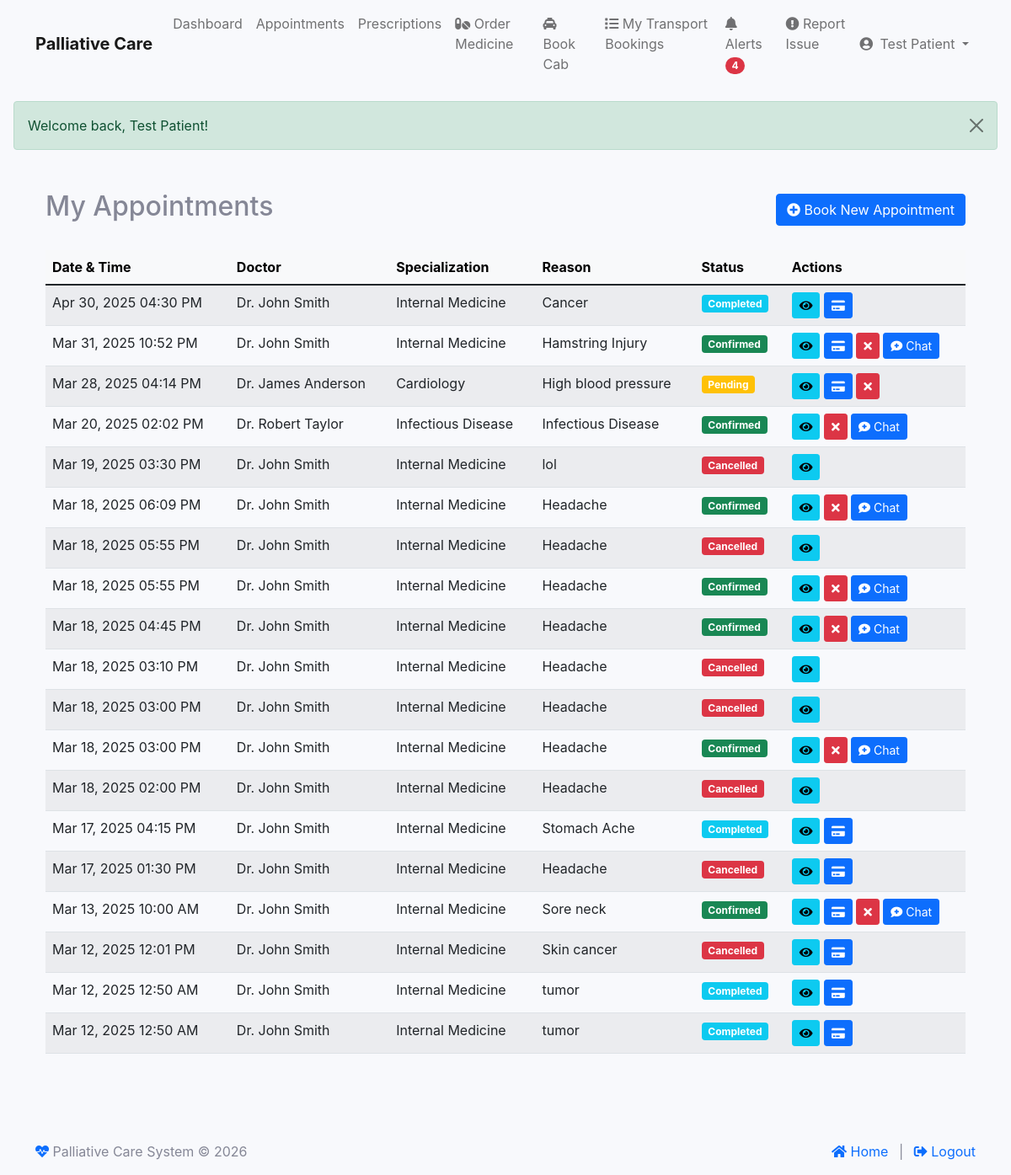
Page /index.php?module=patient&action=appointments (signed in) on the committed database.
### tables this page shows
CREATE TABLE IF NOT EXISTS `appointments` (
  `id` int NOT NULL AUTO_INCREMENT,
  `patient_id` int NOT NULL,
  `doctor_id` int NOT NULL,
  `appointment_date` datetime NOT NULL,
  `reason` text,
  `status` enum('pending','confirmed','cancelled','completed') DEFAULT 'pending',
  `notes` text,
  `created_at` timestamp NULL DEFAULT CURRENT_TIMESTAMP,
  `updated_at` timestamp NULL DEFAULT CURRENT_TIMESTAMP ON UPDATE CURRENT_TIMESTAMP,
  `payment_status` enum('pending','paid','failed','refunded') DEFAULT 'pending',
  `reminder_sent` tinyint(1) DEFAULT '0',
  `reminder_sent_at` datetime DEFAULT NULL,
  PRIMARY KEY (`id`),
  KEY `patient_id` (`patient_id`),
  KEY `doctor_id` (`doctor_id`),
  KEY `idx_appointment_date` (`appointment_date`)
);

CREATE TABLE IF NOT EXISTS `doctors` (
  `id` int NOT NULL AUTO_INCREMENT,
  `user_id` int NOT NULL,
  `name` varchar(255) NOT NULL,
  `email` varchar(255) NOT NULL,
  `phone` varchar(20) DEFAULT NULL,
  `specialization` varchar(255) DEFAULT NULL,
  `qualification` varchar(255) DEFAULT NULL,
  `experience_years` int DEFAULT NULL,
  `license_number` varchar(50) DEFAULT NULL,
  `availability_status` enum('available','unavailable') DEFAULT 'available',
  `consultation_fee` decimal(10,2) DEFAULT NULL,
  `created_at` timestamp NULL DEFAULT CURRENT_TIMESTAMP,
  `updated_at` timestamp NULL DEFAULT CURRENT_TIMESTAMP ON UPDATE CURRENT_TIMESTAMP,
  `profile_image` varchar(255) DEFAULT NULL,
  `hospital_id` int DEFAULT NULL,
  PRIMARY KEY (`id`),
  UNIQUE KEY `user_id` (`user_id`),
  UNIQUE KEY `email` (`email`),
  UNIQUE KEY `license_number` (`license_number`),
  KEY `hospital_id` (`hospital_id`)
);

### modules/patient/controller.php (called while the page is built, shortened)
<?php
class PatientController extends BaseController {
    protected $patient;
    public function __construct() {
        try {
            $stmt = $this->db->prepare("SELECT * FROM patients WHERE user_id = ?");
            $stmt->execute([$_SESSION['user_id']]);
            $patient = $stmt->fetch(PDO::FETCH_ASSOC);
            $this->patient = $patient;
        } catch (PDOException $e) {
            error_log("Error in PatientController constructor: " . $e->getMessage());
            session_destroy();
            $_SESSION['error'] = "An error occurred. Please try again later.";
            header("Location: " . SITE_URL . "index.php?module=auth&action=login&type=patient");
            exit;
        }
    }
    public function appointments() {
        try {
            $stmt = $this->db->prepare("
                SELECT a.*, d.name as doctor_name, d.specialization, d.id as doctor_id
                FROM appointments a
                JOIN doctors d ON a.doctor_id = d.id
                WHERE a.patient_id = ?
                ORDER BY a.appointment_date DESC
            ");
            $stmt->execute([$this->patient['id']]);
            $appointments = $stmt->fetchAll(PDO::FETCH_ASSOC);
            include __DIR__ . '/views/appointments.php';
        } catch (Exception $e) {
            $this->logError("Error fetching appointments: " . $e->getMessage());
            $this->setFlash('error', 'An error occurred while fetching appointments.');
            $this->redirect('index.php?module=patient&action=dashboard');
        }
    }
}

### modules/base_controller.php (called while the page is built, shortened)
<?php
class BaseController {
    public function __construct() {
        require_once __DIR__ . '/../classes/Database.php';
        $this->db = Database::getInstance();
    }
}

### classes/Database.php (called while the page is built, shortened)
<?php
class Database {
    private static $instance = null;
    private function __construct() {
        try {
            $dsn = "mysql:host=" . DB_HOST . ";dbname=" . DB_NAME . ";charset=utf8mb4";
            $options = [
                PDO::ATTR_ERRMODE => PDO::ERRMODE_EXCEPTION,
                PDO::ATTR_DEFAULT_FETCH_MODE => PDO::FETCH_ASSOC,
                PDO::ATTR_EMULATE_PREPARES => false,
                PDO::MYSQL_ATTR_INIT_COMMAND => "SET NAMES utf8mb4 COLLATE utf8mb4_unicode_ci"
            ];
            $this->connection = new PDO($dsn, DB_USER, DB_PASS, $options);
        } catch (PDOException $e) {
            error_log("Database connection error: " . $e->getMessage());
            throw new Exception("Could not connect to the database. Please try again later.");
        }
    }
    public static function getInstance() {
        if (self::$instance === null) {
            self::$instance = new self();
        }
        return self::$instance->connection;
    }
}

### modules/patient/views/appointments.php (the view, shortened to what this page needs)
<?php
require_once __DIR__ . '/../../../views/includes/header.php';
?>
<div class="container py-4">
    <div class="d-flex justify-content-between align-items-center mb-4">
        <h2>My Appointments</h2>
        <a href="index.php?module=patient&action=book_appointment" class="btn btn-primary">
            <i class="fas fa-plus-circle"></i> Book New Appointment
        </a>
    </div>
    <?php if (empty($appointments)): ?>
        <div class="alert alert-info">
            <i class="fas fa-info-circle"></i> You don't have any appointments yet.
        </div>
    <?php else: ?>
        <div class="table-responsive">
            <table class="table table-striped table-hover">
                <thead class="table-light">
                    <tr>
                        <th>Date & Time</th>
                        <th>Doctor</th>
                        <th>Specialization</th>
                        <th>Reason</th>
                        <th>Status</th>
                        <th>Actions</th>
                    </tr>
                </thead>
                <tbody>
                    <?php foreach ($appointments as $appointment): ?>
                        <tr>
                            <td><?php echo date('M d, Y h:i A', strtotime($appointment['appointment_date'])); ?></td>
                            <td><?php echo htmlspecialchars($appointment['doctor_name']); ?></td>
                            <td><?php echo htmlspecialchars($appointment['specialization']); ?></td>
                            <td><?php echo htmlspecialchars($appointment['reason']); ?></td>
                            <td>
                                <span class="badge bg-<?php
                                    echo match($appointment['status']) {
                                        'confirmed' => 'success',
                                        'pending' => 'warning',
                                        'cancelled' => 'danger',
                                        'completed' => 'info',
                                        default => 'secondary'
                                    };
                                ?>">
                                    <?php echo ucfirst($appointment['status']); ?>
                                </span>
                            </td>
                            <td>
                                <a href="index.php?module=patient&action=view_appointment&id=<?php echo $appointment['id']; ?>" class="btn btn-sm btn-info">
                                    <i class="fas fa-eye"></i>
                                </a>
                                <?php if (isset($appointment['payment_status']) && $appointment['payment_status'] == 'pending'): ?>
                                    <a href="index.php?module=patient&action=payment&type=appointment&id=<?php echo $appointment['id']; ?>" class="btn btn-sm btn-primary">
                                        <i class="fas fa-credit-card"></i>
                                    </a>
                                <?php endif; ?>
                                <?php if ($appointment['status'] !== 'cancelled' && $appointment['status'] !== 'completed'): ?>
                                    <a href="index.php?module=patient&action=cancel_appointment&id=<?php echo $appointment['id']; ?>" class="btn btn-sm btn-danger" onclick="return confirm('Are you sure you want to cancel this appointment?');">
                                        <i class="fas fa-times"></i>
                                    </a>
                                <?php endif; ?>
                                <?php if ($appointment['status'] === 'confirmed'): ?>
                                    <a href="index.php?module=patient&action=chat_with_doctor&appointment_id=<?php echo $appointment['id']; ?>" class="btn btn-sm btn-primary">
                                        <i class="fas fa-comment-medical"></i> Chat
                                    </a>
                                <?php endif; ?>
                            </td>
                        </tr>
                    <?php endforeach; ?>
                </tbody>
            </table>
        </div>
    <?php endif; ?>
</div>
<?php require_once __DIR__ . '/../../../views/includes/footer.php'; ?>

### assets/css/patient.css (style rules this page uses)
body { background-color: #f8f9fc !important; }

### rows in the picture
appointments: appointment_date "Apr 30, 2025 04:30 PM", doctor.name "Dr. John Smith", doctor.specialization "Internal Medicine", reason "Cancer", status "Completed"
appointments: appointment_date "Mar 31, 2025 10:52 PM", doctor.name "Dr. John Smith", doctor.specialization "Internal Medicine", reason "Hamstring Injury", status "Confirmed"
appointments: appointment_date "Mar 28, 2025 04:14 PM", doctor.name "Dr. James Anderson", doctor.specialization "Cardiology", reason "High blood pressure", status "Pending"
appointments: appointment_date "Mar 20, 2025 02:02 PM", doctor.name "Dr. Robert Taylor", doctor.specialization "Infectious Disease", reason "Infectious Disease", status "Confirmed"
appointments: appointment_date "Mar 19, 2025 03:30 PM", doctor.name "Dr. John Smith", doctor.specialization "Internal Medicine", reason "lol", status "Cancelled"
appointments: appointment_date "Mar 18, 2025 06:09 PM", doctor.name "Dr. John Smith", doctor.specialization "Internal Medicine", reason "Headache", status "Confirmed"
appointments: appointment_date "Mar 18, 2025 05:55 PM", doctor.name "Dr. John Smith", doctor.specialization "Internal Medicine", reason "Headache", status "Cancelled"
appointments: appointment_date "Mar 18, 2025 05:55 PM", doctor.name "Dr. John Smith", doctor.specialization "Internal Medicine", reason "Headache", status "Confirmed"
appointments: appointment_date "Mar 18, 2025 04:45 PM", doctor.name "Dr. John Smith", doctor.specialization "Internal Medicine", reason "Headache", status "Confirmed"
appointments: appointment_date "Mar 18, 2025 03:10 PM", doctor.name "Dr. John Smith", doctor.specialization "Internal Medicine", reason "Headache", status "Cancelled"
appointments: appointment_date "Mar 18, 2025 03:00 PM", doctor.name "Dr. John Smith", doctor.specialization "Internal Medicine", reason "Headache", status "Cancelled"
appointments: appointment_date "Mar 18, 2025 03:00 PM", doctor.name "Dr. John Smith", doctor.specialization "Internal Medicine", reason "Headache", status "Confirmed"
appointments: appointment_date "Mar 18, 2025 02:00 PM", doctor.name "Dr. John Smith", doctor.specialization "Internal Medicine", reason "Headache", status "Cancelled"
appointments: appointment_date "Mar 17, 2025 04:15 PM", doctor.name "Dr. John Smith", doctor.specialization "Internal Medicine", reason "Stomach Ache", status "Completed"
appointments: appointment_date "Mar 17, 2025 01:30 PM", doctor.name "Dr. John Smith", doctor.specialization "Internal Medicine", reason "Headache", status "Cancelled"
appointments: appointment_date "Mar 13, 2025 10:00 AM", doctor.name "Dr. John Smith", doctor.specialization "Internal Medicine", reason "Sore neck", status "Confirmed"
appointments: appointment_date "Mar 12, 2025 12:01 PM", doctor.name "Dr. John Smith", doctor.specialization "Internal Medicine", reason "Skin cancer", status "Cancelled"
appointments: appointment_date "Mar 12, 2025 12:50 AM", doctor.name "Dr. John Smith", doctor.specialization "Internal Medicine", reason "tumor", status "Completed"

### other values in the picture
$unread_count "4"
$_SESSION['name'] "Test Patient"
$_SESSION['success'] "Welcome back, Test Patient!"
